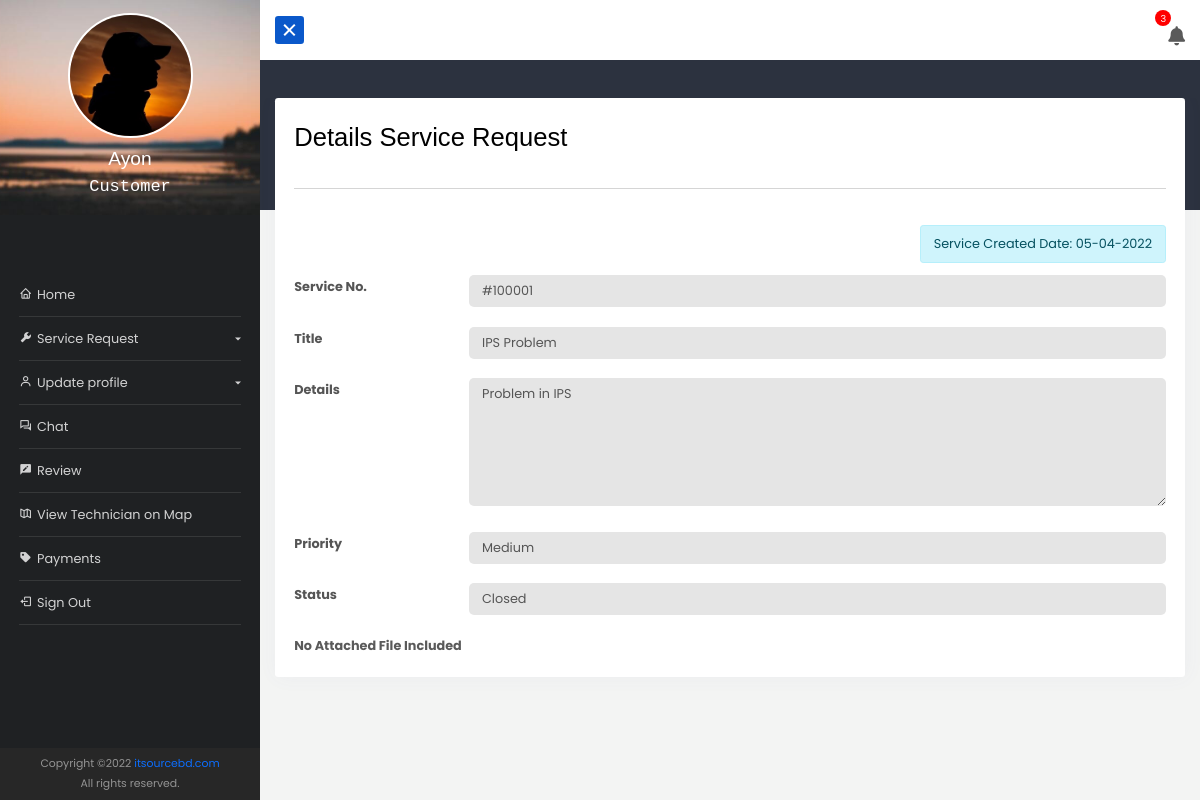
The page /dashboard/details/service/6 (signed in) on the database its author committed.
### app_dashboard/models.py (models this page shows, shortened)
class UserRegistration(models.Model):
    registrationType = (
        ('','Please Select'),
        ('Residential', 'Residential'),
        ('Commercial', 'Commercial'),
        ('Other', 'Other')
    )
    roleType = (
        ('customer', 'customer'),
        ('admin', 'admin'),
        ('technician', 'technician'),
    )
    user = models.OneToOneField(User, on_delete =models.CASCADE, null=True)
    reg_no = models.BigIntegerField(null=True)
    name = models.CharField(max_length=122, null=True)
    email = models.EmailField(max_length=122, null=True , blank=True)
    phone = models.CharField(max_length=122, null=True)
    other_phone = models.CharField(max_length=122, null=True, blank=True)
    registration_type = models.CharField(max_length=122, choices = registrationType ,null=True, blank=True)
    role = models.CharField(max_length=122, choices = roleType ,null=True, default=roleType[0][0])
    business_name = models.CharField(max_length=122, null=True, blank=True)
    country = models.CharField(max_length=122, null=True, blank=True)
    division = models.CharField(max_length=122, null=True, blank=True)
    district = models.CharField(max_length=122, null=True, blank=True)
    upazila = models.CharField(max_length=122, null=True, blank=True)
    post_office_or_union = models.CharField(max_length=122, null=True, blank=True)
    house_info = models.CharField(max_length=122, null=True, blank=True)
    location = models.CharField(max_length=999, null=True, blank=True)
    nid = models.CharField(max_length=122, null=True, blank=True)
    picture = models.ImageField(upload_to= 'image', null=True, blank=True)
    active = models.BooleanField(default=False,null=True)
    tech_percentage = models.FloatField(default=0)
    date = models.DateField(auto_now_add=True)

class ServiceRequest(models.Model):
    priority_choice  = (
        ('High', 'High'),
        ('Medium', 'Medium'),
        ('Low', 'Low'),
    )
    STATUS_CHOICE = (
        ('New','New'),
        ('Waitting on Customer','Waitting on Customer'),
        ('In Progress','In Progress'),
        ('Fixed','Fixed'),
        ('Closed','Closed'),
        ('Cancelled','Cancelled'),
    )
    service_category = models.ForeignKey(ServiceCategory, on_delete=models.SET_NULL, null=True)
    customer = models.ForeignKey(User, on_delete=models.CASCADE, null=True)
    technician = models.ForeignKey(UserRegistration, on_delete=models.SET_NULL, null=True,related_name='technician')
    servicereq_no = models.CharField(max_length=122, null=True)
    title = models.CharField(max_length=250, null=True)
    details = models.TextField(max_length=1000, null=True)
    files = models.FileField(upload_to= 'service_file', null=True, blank=True)
    priority = models.CharField(max_length=122, choices=priority_choice, null=True)
    created_at = models.DateField(auto_now_add=True)
    status =  models.CharField(max_length=122, choices=STATUS_CHOICE, null=True,blank=True,default='new')
    assigned = models.BooleanField(default=False)

### app_dashboard/views.py (the view)
# urls.py: path('details/service/<str:pk>', views.details_service_view, name = 'details_service'),
@login_required(login_url='login')
def details_service_view(request, pk):
    details = ServiceRequest.objects.get(id = pk)
    context ={
        'obj': details
    }
    return render(request, 'app_dashboard/details_service.html', context)

### app_dashboard/forms.py
class InvoiceForm(forms.ModelForm):
    class Meta:
        model = Invoice
        fields = ['details', 'equip_charge', 'files']
        widgets = {
                'details': forms.Textarea(attrs={'class': 'input--style-5', 'rows': '4', 'placeholder': 'Write about equivment/parts details...'}),
                'equip_charge': forms.NumberInput(attrs={'class': 'input--style-5', 'placeholder': 'Enter equipment/parts charge...'}),
                'files': forms.FileInput(attrs={'accept': '.pdf, .jpg, .jpeg, .png, .doc, .docx, .xls, .xlsx, .txt'}),
            }

### app_dashboard/custom_context_processor.py (called while the page is built)
def invoiceform(request):
    form = InvoiceForm()
    context = {
        'invoiceform':form,
    }
    return context

def get_mdod(request):
    month_fday,month_lday = get_months()
    monthlyDue=0
    totalDue=0
    invoiceListforMonth = Invoice.objects.filter(created_at__range=[month_fday,month_lday])
    for i in invoiceListforMonth:
        if i.status == 'Unpaid':
            monthlyDue += float(i.getTotalCharge())
    invoiceList = Invoice.objects.filter()
    for i in invoiceList:
        if i.status == 'Unpaid':
            totalDue += float(i.getTotalCharge())
    context={
        'overAllDue': totalDue,
        'monthlyDue': monthlyDue
    }
    return context

### app_dashboard/models.py (called while the page is built)
    def getTotalCharge(self):
        cost = 0
        if self.service.priority == 'High':
            cost = self.service.service_category.cost*2
        elif self.service.priority == 'Medium':
            cost = self.service.service_category.cost*1.5
        else:
            cost = self.service.service_category.cost
        return f'{self.equip_charge + cost}'

### app_dashboard/templatetags/customtags.py (called while the page is built)
@register.filter
def uppercon(value):
    if value == 'new':
        return 'New'
    elif value == 'in_progress':
        return 'In Progress'
    elif value == 'waittingoncustomer':
        return 'Waitting on Customer'
    elif value == 'fixed':
        return 'Fixed'
    elif value == 'closed':
        return 'Closed'
    elif value == 'cancelled':
        return 'Cancelled'
    else:
        return value

### app_dashboard/utils.py (called while the page is built)
def get_months():
    date_today = datetime.today()
    month_fday = date_today.replace(day=1, hour=0, minute=0, second=0, microsecond=0)
    next_month = date_today.replace(day=28) + timedelta(days=4)
    month_lday = next_month - timedelta(days = next_month.day)
    return month_fday,month_lday

### templates/app_dashboard/details_service.html (shortened to what this page needs)
{% extends 'app_dashboard/base.html' %}
{% load static %}
{% load customtags %}
{% block content %}
<div class="container-fluid mt-5">
    <div class="card p-4">
        <h2 class="mb-4">Details Service Request</h2>
        <hr>
        <br>
        <div class="w-100 d-flex justify-content-end">
            <div class="alert alert-info py-2" role="alert">
                <span class="">Service Created Date: {{ obj.created_at|date:"d-m-Y" }}</span>
            </div>
        </div>
        <div class="form-row">
            <div class="name">Service No.</div>
            <div class="value">
                <div class="input-group-desc">
                    <input type="text" class="input--style-5" disabled value="{{ obj.servicereq_no }}">
                </div>
            </div>
        </div>
        <div class="form-row">
            <div class="name">Title</div>
            <div class="value">
                <div class="input-group-desc">
                    <input type="text" class="input--style-5" disabled value="{{ obj.title }}">
                </div>
            </div>
        </div>
        <div class="form-row">
            <div class="name">Details</div>
            <div class="value">
                <div class="input-group-desc">
                    <textarea name="" id="" cols="30" rows="4" class="input--style-5"
                        disabled>{{ obj.details }}</textarea>
                </div>
            </div>
        </div>
        <div class="form-row">
            <div class="name">Priority</div>
            <div class="value">
                <div class="input-group-desc">
                    <input type="text" class="input--style-5" disabled value="{{ obj.priority }}">
                </div>
            </div>
        </div>
        <div class="form-row">
            <div class="name">Status</div>
            <div class="value">
                <div class="input-group-desc">
                    <input type="text" class="input--style-5" disabled value="{{ obj.status|uppercon }}">
                </div>
            </div>
        </div>
        {% if obj.files %}
        <a href="{{ obj.files.url }}" class="btn btn-info btn-sm" download>Download Attached File</a><br>
        {% else %}
        <span style="font-weight: 700; font-size: 1rem;">No Attached File Included</span>
        {% endif %}
    </div>
</div>
{% endblock content %}

### templates/app_dashboard/base.html (shortened to what this page needs)
{% load static %}
<!doctype html>
<html lang="en">
<head>
    <link href="https://cdn.jsdelivr.net/npm/bootstrap@5.0.2/dist/css/bootstrap.min.css" rel="stylesheet"
>
    <link rel="stylesheet" href="https://cdnjs.cloudflare.com/ajax/libs/font-awesome/5.15.3/css/all.min.css" />
    <link href="{% static 'vendor/mdi-font/css/material-design-iconic-font.min.css' %}" rel="stylesheet" media="all">
    <link href='https://unpkg.com/boxicons@2.0.7/css/boxicons.min.css' rel='stylesheet'>
    <link href="{% static 'vendor/select2/select2.min.css' %}" rel="stylesheet" media="all">
    <link href="{% static 'vendor/datepicker/daterangepicker.css' %}" rel="stylesheet" media="all">
    <link rel="stylesheet" href="https://cdn.datatables.net/1.10.25/css/dataTables.bootstrap5.min.css">
    <link rel="stylesheet" href="https://cdn.jsdelivr.net/npm/sweetalert2@11.4.4/dist/sweetalert2.min.css">
    <link href='https://api.mapbox.com/mapbox-gl-js/v1.11.0/mapbox-gl.css' rel='stylesheet' />
    <link rel='stylesheet'
        href='https://api.mapbox.com/mapbox-gl-js/plugins/mapbox-gl-geocoder/v4.7.0/mapbox-gl-geocoder.css'
        type='text/css' />
    <link href="//cdn.jsdelivr.net/npm/featherlight@1.7.14/release/featherlight.min.css" type="text/css"
        rel="stylesheet" />
    <link rel="stylesheet" href="{% static 'app_dashboard/css/style.css' %}">
    <link rel="stylesheet" href="{% static 'app_dashboard/css/chat.css' %}">
    <link rel="stylesheet" href="{% static 'app_dashboard/css/buttons.css' %}">
</head>
<body>
    {% with request.user.userregistration.role as userRole %}
    <div class="wrapper d-flex align-items-stretch">
        <nav id="sidebar">
            <div class="w-100">
                <a href="#" class="img logo mb-5"><img
                        src="{% if request.user.userregistration.picture %}{{ request.user.userregistration.picture.url }}{% else %}{% static 'images/bg-img-2.jpg' %}{% endif %}"
                        alt="">
                    <h4>{{request.user.userregistration.name|title}}</h4>
                    <span class="mb-3">{{userRole|title}}</span>
                </a>
                <ul class="list-unstyled components mb-5 p-4">
                    {% url 'dashboard' as dashboardV %}
                    <li class="{% if request.path == dashboardV %}active{% endif %}">
                        <a href="{% url 'dashboard' %}"><i class='bx bx-home'></i>Home</a>
                    </li>
                    {% if userRole == 'customer' %}
                    <li>
                        {% url 'create_service' as create_service_requestV %}
                        {% url 'service_request_list' as service_request_listV %}
                        <a href="#serviceReqSubmenu" data-bs-toggle="collapse" aria-expanded="false"
                            class="dropdown-toggle"><i class='bx bxs-wrench'></i>Service Request</a>
                    </li>
                    {% endif %}
                    <li>
                        {% url 'updateProfile' pk=request.user.userregistration.id as updateProfileV %}
                        {% url 'changePassword' as changePasswordV %}
                        <a href="#updateSubmenu" data-bs-toggle="collapse" aria-expanded="false"
                            class="dropdown-toggle"><i class='bx bx-user'></i>Update profile</a>
                    </li>
                    {% url 'chat' as chatV %}
                    <li class="{% if request.path == chatV %}active{% endif %}">
                        <a href="{% url 'chat' %}"><i class='bx bx-conversation'></i>Chat</a>
                    </li>
                    {% if userRole == 'customer' %}
                    {% url 'customer_review' as customer_reviewV %}
                    <li class="{% if request.path == customer_reviewV %}active{% endif %}">
                        <a href="{{customer_reviewV}}"><i class='bx bxs-comment-edit'></i>Review</a>
                    </li>
                    {% url 'techmap' as techmapV %}
                    <li class="{% if request.path == techmapV %}active{% endif %}">
                        <a href="{{techmapV}}"><i class='bx bx-map-alt'></i></i>View Technician on Map</a>
                    </li>
                    {% endif %}
                    {% if userRole == 'customer' %}
                    {% url 'customerPayments' as customerPaymentsV %}
                    <li class="{% if request.path == customerPaymentsV %}active{% endif %}">
                        <a href="{{customerPaymentsV}}"><i class='bx bxs-purchase-tag'></i></i>Payments</a>
                    </li>
                    {% endif %}
                    <li>
                        <a id="logout" style="cursor: pointer;"><i class='bx bx-log-out'></i>Sign Out</a>
                    </li>
                </ul>
            </div>
            <div class="footer px-3 py-2">
                <p>
                    Copyright &copy; <a href="https://www.itsourcebd.com/" target="_blank">itsourcebd.com</a> <br> All rights
                    reserved.
                </p>
            </div>
        </nav>
        <div id="content" class="">
            <div class="main-content-navbar">
                <nav class="navbar navbar-expand-lg navbar-light bg-light">
                    <button type="button" id="sidebarCollapse" class="btn btn-primary active">
                        <div class="hamtime">
                            <div class="bar"></div>
                        </div>
                    </button>
                    <div class="icon" id="bell"><span id="nCount">12</span> <i class="fas fa-bell"></i>
                    </div>
                </nav>
            </div>
            <div class="main-content-body pb-5">
                {% block content %}
                {% endblock content %}
            </div>
        </div>
    </div>
    {% endwith%}
</body>
</html>

### static/app_dashboard/css/chat.css (style rules this page uses)
a, a:hover, a:active, a:focus { text-decoration: none; outline: 0; }

### static/app_dashboard/css/buttons.css (style rules this page uses)
.btn { border: none; }
.btn-primary { background-color: #3f6ad8; }

### rows shown on the page
UserRegistration: role "Customer"
ServiceRequest: created_at "05-04-2022", servicereq_no "#100001", title "IPS Problem", details "Problem in IPS", priority "Medium", status "Closed"

### other values the page prints
{{ request.user.userregistration.name|title }} "Ayon"
